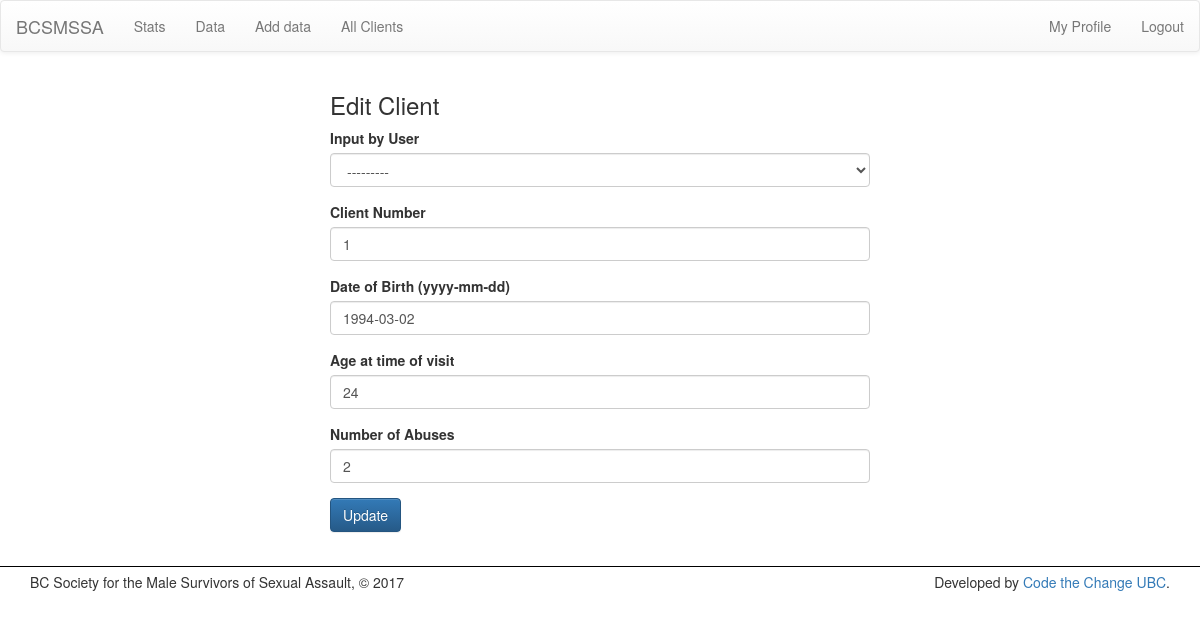
Page /edit-client/1 (signed in) on the committed database.
### stats/models.py (models this page shows, shortened)
class Client( models.Model ):
    user = models.ForeignKey(User, null=True, default=None, on_delete=models.SET_DEFAULT, verbose_name="Input by User")
    client_number       = models.IntegerField(verbose_name="Client Number", unique=True)
    date_of_birth       = models.DateField('Date of Birth (yyyy-mm-dd)')
    age                 = models.IntegerField(null=True, blank=True, default=None, verbose_name="Age at time of visit")
    number_of_abuses    = models.IntegerField(null=True, blank=True, default=None, verbose_name="Number of Abuses")

### stats/views.py (the view)
# urls.py: url(r'^edit-client/(?P<pk>[0\w-]+)$', views.ClientUpdate.as_view(), name='edit_client'),
class ClientUpdate(LoginRequiredMixin, SuccessMessageMixin, UpdateView):
    model = Client
    fields = [f.name for f in Client._meta.get_fields()[3:]]
    template_name = 'stats/edit.html'
    success_url = '/clients'
    success_message = "Client was updated successfully!"
    def get_context_data(self, **kwargs):
        context = super(UpdateView, self).get_context_data(**kwargs)
        context['edit_header'] = "Edit Client"
        return context

### stats/templates/stats/edit.html (shortened to what this page needs)
{% extends 'stats/base.html' %}
{% load bootstrap3 %}
{% block body %}
	<div class='container col-sm-6 col-sm-offset-3'>
		<h3>{{ edit_header }}</h3>
		<form action="" method="post">
		    {% bootstrap_form form %}
		    <input class='btn btn-primary' type="submit" value="Update" />
		</form>
	</div>
{% endblock %}

### rows in the picture
Client: user "---------", client_number "1", date_of_birth "1994-03-02", age "24", number_of_abuses "2"

### other values in the picture
{{ edit_header }} "Edit Client"
